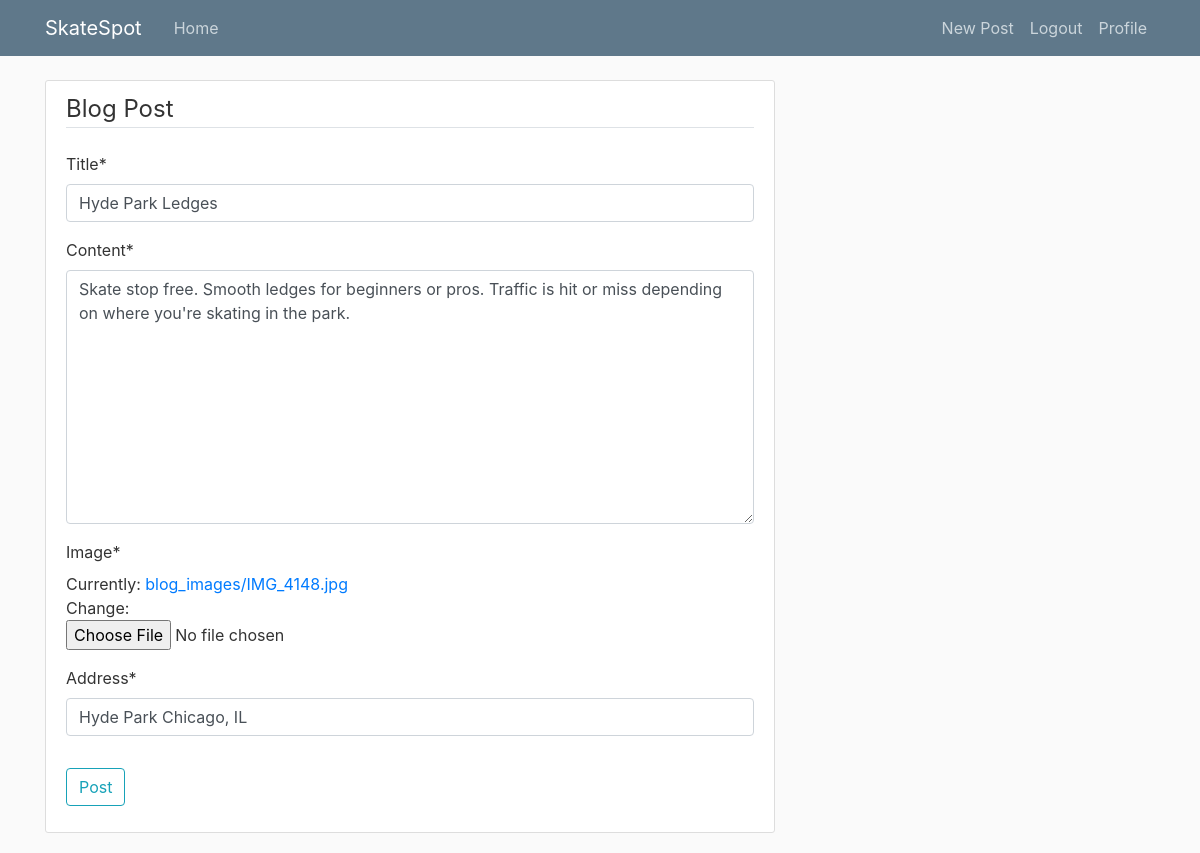
Page /post/62/update/ (signed in) on the committed database.
### blog/models.py (models this page shows, shortened)
class Post(models.Model):
    title = models.CharField(max_length=100)
    content = models.TextField()
    address = models.CharField(max_length=100, default='address')
    date_posted = models.DateTimeField(default=timezone.now)
    author = models.ForeignKey(User, on_delete=models.CASCADE)
    image = models.ImageField(default='default.jpg', upload_to='blog_images')

### blog/views.py (the view, shortened to what this page needs)
# urls.py: path('post/<int:pk>/update/', PostUpdateView.as_view(), name='post-update'),
class PostUpdateView(LoginRequiredMixin, UserPassesTestMixin, UpdateView):
    model = Post
    fields = ['title', 'content', 'image', 'address']
    def test_func(self):
        post = self.get_object()
        if self.request.user == post.author:
            return True
        return False

### blog/templates/blog/post_form.html (shortened to what this page needs)
{% extends 'blog/base.html' %} {% load crispy_forms_tags %} {% block content %}
<div class="content-section">
  <form method="POST" enctype="multipart/form-data">
    <fieldset class="form-group">
      <legend class="border-bottom mb-4">Blog Post</legend>
      {{form|crispy}}
    </fieldset>
    <div class="form-group">
      <button class="btn btn-outline-info" type="submit">Post</button>
    </div>
  </form>
</div>
{% endblock content %}

### blog/static/blog/main.css (style rules this page uses)
body { background: #fafafa; color: #333333; margin-top: 5rem; }
.content-section { background: #ffffff; padding: 10px 20px; border: 1px solid #dddddd; border-radius: 3px; margin-bottom: 20px; }

### rows in the picture
Post: title "Hyde Park Ledges", content "Skate stop free. Smooth ledges for beginners or pros. Traffic is hit or miss depending on where you're skating in the park.", address "Hyde Park Chicago, IL"
